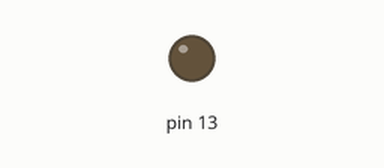
The sketch below on a simulated Arduino Uno, built with avr-gcc and run on an emulated ATmega328P. On the bench: output pins drawn as LEDs (lit = HIGH).

Above: at 0.11 s.
At 10.1 s:
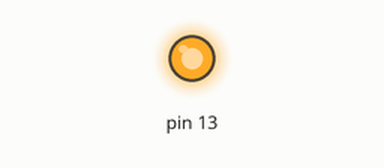
Timing chart, 0 to 11.6 s (numbered marks = the images above):
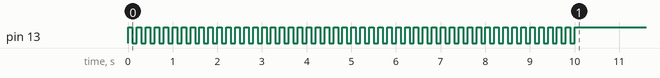

The sketch:

Inl1.ino
```cpp
void setup() {
  pinMode(13, OUTPUT);
  for(int i = 1; i <= 50; i++)
  {
    digitalWrite(13, HIGH);
    delay(100);
    digitalWrite(13, LOW);
    delay(100);
    Serial.println(i);
    }
    digitalWrite(13, HIGH);
}

void loop() {
}
```
